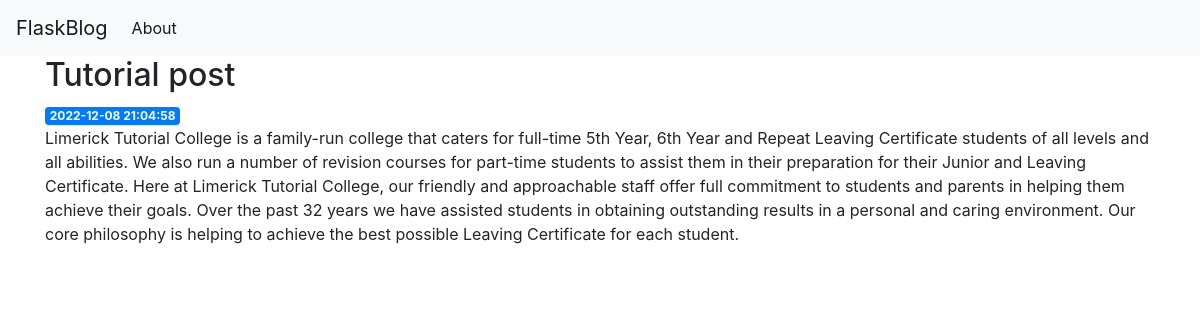
The page /post/5 on the database its author committed.
### tables this page shows
CREATE TABLE posts (
    id INTEGER PRIMARY KEY AUTOINCREMENT,
    created TIMESTAMP NOT NULL DEFAULT CURRENT_TIMESTAMP,
    title TEXT NOT NULL,
    content TEXT NOT NULL
, render INTEGER);

### Part-3-Flask/flask/blog/app.py (the view)
@app.route('/post/<int:post_id>')
def post(post_id):
    post_db = get_post(post_id)
    return render_template('post.html', post = post_db, post_id = post_id)

### Part-3-Flask/flask/blog/app.py (called while the page is built)
def get_db_connection():
    conn = sqlite3.connect('database.db')
    conn.row_factory = sqlite3.Row
    return conn

def get_post(post_id):
    conn = get_db_connection()
    post = conn.execute('SELECT * FROM posts WHERE id = ?',(post_id,)).fetchone()
    conn.close()
    return post

### Part-3-Flask/flask/blog/templates/post.html
{% extends 'base.html' %}
{% block content %}
    {% if post %}
        <h2>{% block title %} {{ post['title'] }} {% endblock %}</h2>
        <span class="badge badge-primary">{{ post['created'] }}</span>
        <p>{{ post['content'] }}</p>
    {% else %}
        <h2>стаття з ідентифікаторм ' -- {{ post_id }} -- ' не знайдена</h2>
    {% endif %}
{% endblock %}

### rows shown on the page
posts: title "Tutorial post", created "2022-12-08 21:04:58", content "Limerick Tutorial College is a family-run college that caters for full-time 5th Year, 6th Year and Repeat Leaving Certificate students of all levels and all abilities. We also run a number of revision courses for part-time students to assist them in their preparation for their Junior and Leaving Certificate. Here at Limerick Tutorial College, our friendly and approachable staff offer full commitment to students and parents in helping them achieve their goals. Over the past 32 years we have assisted students in obtaining outstanding results in a personal and caring environment. Our core philosophy is helping to achieve the best possible Leaving Certificate for each student."
